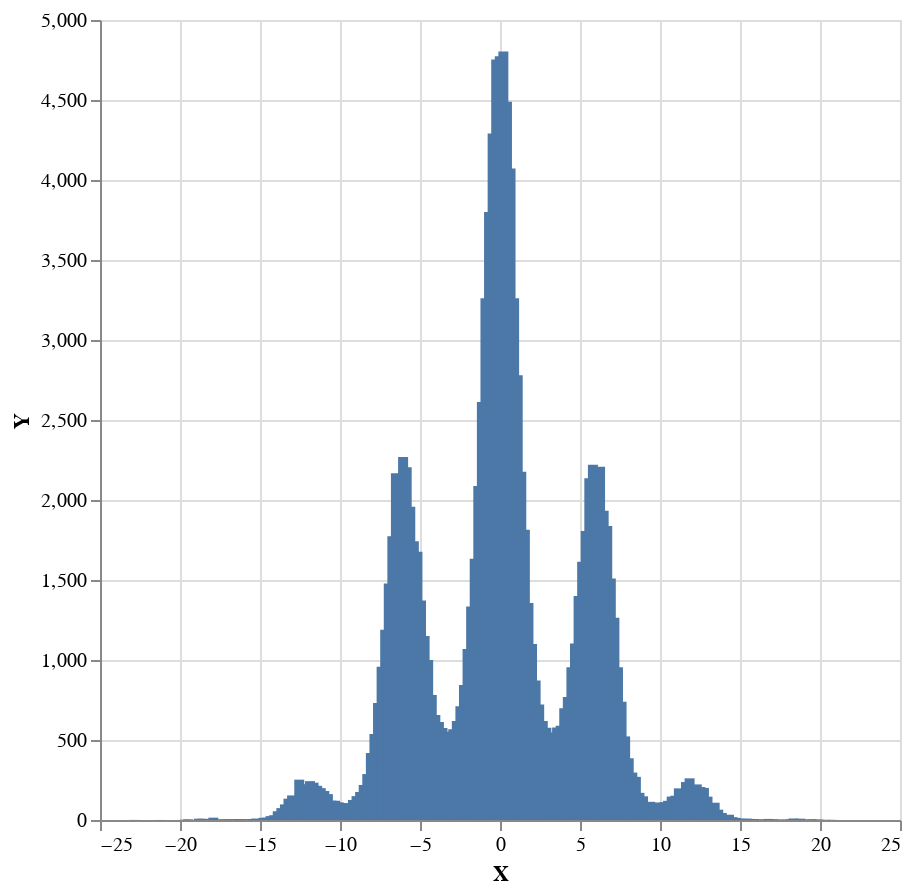

Notebook code for this chart:
### Code cell
model5 :: MonadMeasure m => m Double
model5 = do
    x <- normal 0 5
    (factor . Exp) (cos x)
    return x

sampler $ 
    plot . histogramToList . histogram 200
    <$> replicateM 100000 (weighted model5)

### Figure 1 — Vega-Lite specification as saved in the notebook (floating-point values rounded to 4 significant figures; data arrays with more than 128 entries replaced by an {"elided": "..."} marker saying what was removed)
{"$schema": "https://vega.github.io/schema/vega-lite/v4.json", "data": {"values": {"elided": "200 records"}}, "encoding": {"x": {"field": "X", "type": "quantitative"}, "y": {"field": "Y", "type": "quantitative"}}, "height": 400, "mark": "bar", "width": 400}
